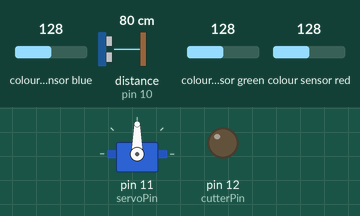
This sketch was run on a simulated Arduino Uno, built with avr-gcc and run on an emulated ATmega328P. On the bench: servo, output pins drawn as LEDs (lit = HIGH). Wiring (inferred from the names in the program): TCS3200 colour sensor: output pin 8; S2 pin 6; S3 pin 7; S0 pin 4; S1 pin 5; ultrasonic range finder: trigger pin 9; echo pin 10. The inputs (shaded band) are chosen by the test bench; at power-on: colour sensor blue 128, distance to the obstacle (sensor on pin 10) 80 cm, colour sensor green 128, colour sensor red 128. The echo pulse lasts 58.3 µs per cm; pins used as bus, display or sensor lines are not drawn; what the sketch prints to the serial monitor is not drawn.

Above: at 1.2 s.
1.3 s: colour sensor blue set to 5
At 9.1 s:
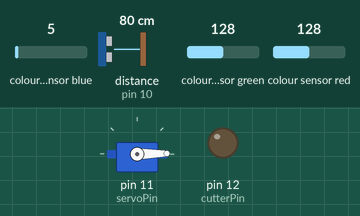
15.3 s: distance to the obstacle (sensor on pin 10) set to 2 cm
At 16.11 s:
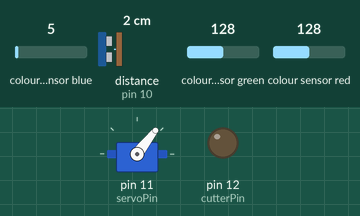
Timing chart, 0 to 24.8 s (numbered marks = the images above; inputs shaded):
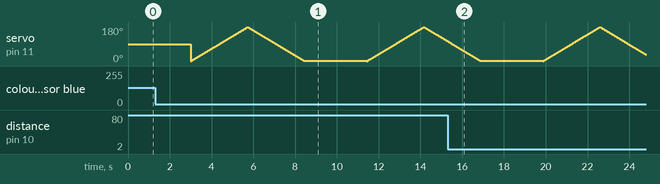

The sketch:

sketch_may06biMower.ino
```cpp
#include <Servo.h>

#define S0 4
#define S1 5
#define S2 6
#define S3 7
#define sensorOut 8

//ultrasonic pins
const int trigPin = 9;
const int echoPin = 10;

long duration;
int distance;

String color;
int frequency = 0;
int freq[3];

Servo myServo;
int servoPin = 11;

int cutterPin = 12;


void setup(){

  pinMode(S0, OUTPUT);
  pinMode(S1, OUTPUT);
  pinMode(S2, OUTPUT);
  pinMode(S3, OUTPUT);
  pinMode(sensorOut, INPUT);

  // Setting frequency-scaling to 20%
  digitalWrite(S0,HIGH);
  digitalWrite(S1,LOW);

  pinMode(trigPin, OUTPUT); // Sets the trigPin as an Output
  pinMode(echoPin, INPUT); // Sets the echoPin as an Input

  pinMode(cutterPin, OUTPUT);

  myServo.attach(servoPin);

  Serial.begin(9600);

}
void loop(){
  //servo positioning
  int pos = 0;
  int dtwait = 15;
  //getting the color

  // Setting red filtered photodiodes to be read
  digitalWrite(S2,LOW);
  digitalWrite(S3,LOW);
  // Reading the output frequency
  frequency = pulseIn(sensorOut, LOW);
  // Printing the value on the serial monitor
  Serial.print("R= ");//printing name
  Serial.print(frequency);//printing RED color frequency
  Serial.print("  ");
  freq[0] = frequency;
  delay(1000);
  // Setting Green filtered photodiodes to be read
  digitalWrite(S2,HIGH);
  digitalWrite(S3,HIGH);
  // Reading the output frequency
  frequency = pulseIn(sensorOut, LOW);
  // Printing the value on the serial monitor
  Serial.print("G= ");//printing name
  Serial.print(frequency);//printing RED color frequency
  Serial.print("  ");
  freq[1] = frequency;
  delay(1000);
  // Setting Blue filtered photodiodes to be read
  digitalWrite(S2,LOW);
  digitalWrite(S3,HIGH);
  // Reading the output frequency
  frequency = pulseIn(sensorOut, LOW);
  // Printing the value on the serial monitor
  Serial.print("B= ");//printing name
  Serial.print(frequency);//printing RED color frequency
  Serial.println("  ");
  freq[2] = frequency;
  delay(1000);
  if(freq[0] > freq[1] && freq[0] > freq[2]){
   Serial.println("Red Object");
   color = "red";
  }
  if(freq[1] > freq[0] && freq[1] > freq[2]){
   Serial.println("Green Object");
   color = "green";
  }
  if(freq[2] > freq[0] && freq[2] > freq[1]){
   Serial.println("Blue Object");
   color = "blue";
  }


  // Clears the trigPin
  digitalWrite(trigPin, LOW);
  delayMicroseconds(2);
  // Sets the trigPin on HIGH state for 10 micro seconds
  digitalWrite(trigPin, HIGH);
  delayMicroseconds(10);
  digitalWrite(trigPin, LOW);
  // Reads the echoPin, returns the sound wave travel time in microseconds
  duration = pulseIn(echoPin, HIGH);
  // Calculating the distance
  distance= duration*0.034/2;
  // Prints the distance on the Serial Monitor
  Serial.print("Distance: ");
  Serial.println(distance);


  for(pos = 0; pos < 180; pos += 1){
    if(distance < 5 && color == "green"){
      digitalWrite(cutterPin,HIGH);
      delay(3000);
      digitalWrite(cutterPin,LOW);
    }
    myServo.write(pos);
    delay(dtwait);
  }
  for(pos = 180; pos >= 1; pos -= 1){
    if(distance < 5 && color == "green"){
      //run the cutter or cutters for 3 seconds
      digitalWrite(cutterPin,HIGH);
      delay(3000);
      digitalWrite(cutterPin,LOW);
    }
    myServo.write(pos);
    delay(dtwait);
  }

}
```
